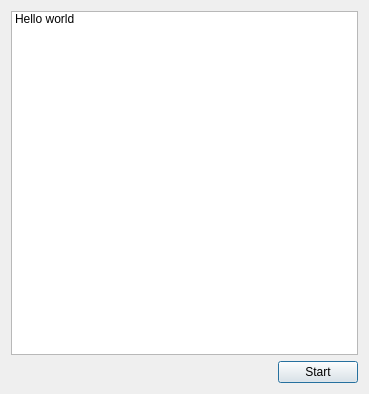
<?xml version="1.0" encoding="UTF-8"?>
<ui version="4.0">
 <class>ProgrammsListWidget</class>
 <widget class="QDialog" name="ProgrammsListWidget">
  <property name="geometry">
   <rect>
    <x>0</x>
    <y>0</y>
    <width>369</width>
    <height>394</height>
   </rect>
  </property>
  <property name="windowTitle">
   <string>Dialog</string>
  </property>
  <layout class="QGridLayout" name="gridLayout">
   <item row="1" column="0">
    <layout class="QHBoxLayout" name="horizontalLayout">
     <item>
      <spacer name="horizontalSpacer">
       <property name="orientation">
        <enum>Qt::Horizontal</enum>
       </property>
       <property name="sizeHint" stdset="0">
        <size>
         <width>40</width>
         <height>20</height>
        </size>
       </property>
      </spacer>
     </item>
     <item>
      <widget class="QPushButton" name="pushButton">
       <property name="text">
        <string>Start</string>
       </property>
      </widget>
     </item>
    </layout>
   </item>
   <item row="0" column="0">
    <widget class="QListWidget" name="listWidget">
     <item>
      <property name="text">
       <string>Hello world</string>
      </property>
     </item>
    </widget>
   </item>
  </layout>
 </widget>
 <resources/>
 <connections/>
</ui>
